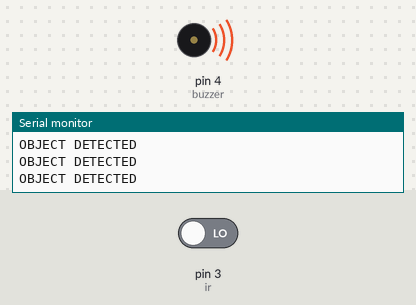
The sketch below on a simulated Arduino Uno, built with avr-gcc and run on an emulated ATmega328P. Parts: buzzer (waves = sounding, pin HIGH), the last lines printed to the serial monitor. The inputs (shaded band) are chosen by the test bench; at power-on: pin 3 (ir) LOW.

Above: at 2.8 s.
2.9 s: pin 3 (ir) driven HIGH
At 4.1 s:
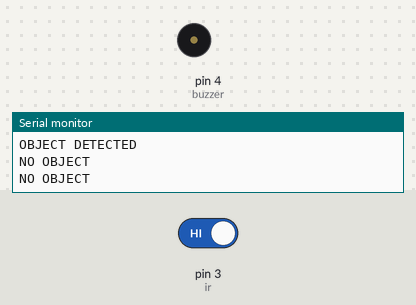
4.5 s: pin 3 (ir) driven LOW
At 5.7 s:
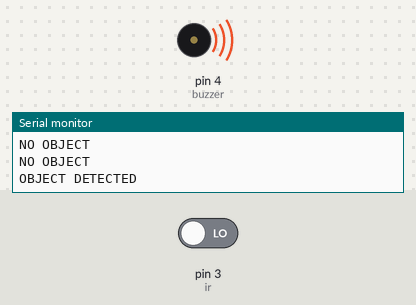
Timing chart, 0 to 7.5 s (numbered marks = the images above; inputs shaded):
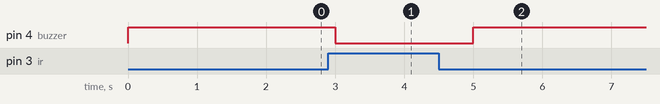

The sketch:

irbuzz.ino
```cpp
int ir=3;
int buzzer=4;
void setup() {
  pinMode(ir,INPUT);
  pinMode(buzzer,OUTPUT);
  Serial.begin(9600);

}

void loop() {
  int val=digitalRead(ir);
  if(val==HIGH){
    Serial.println("NO OBJECT");
    digitalWrite(buzzer,LOW);
  }
  else{
    Serial.println("OBJECT DETECTED");
    digitalWrite(buzzer,HIGH);
}
delay(1000);
}
```

Measured:
- after the input at 2.9 s, pin 4 (buzzer): HIGH → LOW after 0.10 s
- after the input at 4.5 s, pin 4 (buzzer): LOW → HIGH after 0.50 s
